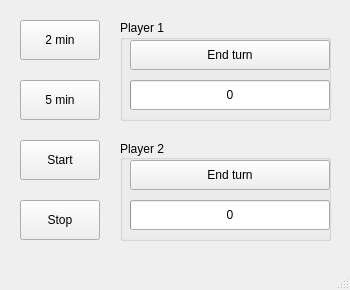
<?xml version="1.0" encoding="UTF-8"?>
<ui version="4.0">
 <class>MainWindow</class>
 <widget class="QMainWindow" name="MainWindow">
  <property name="geometry">
   <rect>
    <x>0</x>
    <y>0</y>
    <width>350</width>
    <height>290</height>
   </rect>
  </property>
  <property name="windowTitle">
   <string>MainWindow</string>
  </property>
  <widget class="QWidget" name="centralwidget">
   <widget class="QPushButton" name="min2">
    <property name="geometry">
     <rect>
      <x>20</x>
      <y>20</y>
      <width>80</width>
      <height>40</height>
     </rect>
    </property>
    <property name="font">
     <font>
      <family>Nirmala UI</family>
     </font>
    </property>
    <property name="text">
     <string>2 min</string>
    </property>
   </widget>
   <widget class="QPushButton" name="min5">
    <property name="geometry">
     <rect>
      <x>20</x>
      <y>80</y>
      <width>80</width>
      <height>40</height>
     </rect>
    </property>
    <property name="font">
     <font>
      <family>Nirmala UI</family>
     </font>
    </property>
    <property name="text">
     <string>5 min</string>
    </property>
   </widget>
   <widget class="QPushButton" name="startGame">
    <property name="geometry">
     <rect>
      <x>20</x>
      <y>140</y>
      <width>80</width>
      <height>40</height>
     </rect>
    </property>
    <property name="font">
     <font>
      <family>Nirmala UI</family>
     </font>
    </property>
    <property name="text">
     <string>Start</string>
    </property>
   </widget>
   <widget class="QPushButton" name="stopGame">
    <property name="geometry">
     <rect>
      <x>20</x>
      <y>200</y>
      <width>80</width>
      <height>40</height>
     </rect>
    </property>
    <property name="font">
     <font>
      <family>Nirmala UI</family>
     </font>
    </property>
    <property name="text">
     <string>Stop</string>
    </property>
   </widget>
   <widget class="QGroupBox" name="groupBox">
    <property name="geometry">
     <rect>
      <x>120</x>
      <y>20</y>
      <width>211</width>
      <height>101</height>
     </rect>
    </property>
    <property name="font">
     <font>
      <family>Nirmala UI</family>
      <italic>false</italic>
      <bold>false</bold>
      <strikeout>false</strikeout>
      <kerning>true</kerning>
     </font>
    </property>
    <property name="title">
     <string>Player 1</string>
    </property>
    <widget class="QPushButton" name="end1">
     <property name="geometry">
      <rect>
       <x>10</x>
       <y>20</y>
       <width>200</width>
       <height>30</height>
      </rect>
     </property>
     <property name="text">
      <string>End turn</string>
     </property>
    </widget>
    <widget class="QProgressBar" name="progressBar1">
     <property name="geometry">
      <rect>
       <x>10</x>
       <y>60</y>
       <width>200</width>
       <height>30</height>
      </rect>
     </property>
     <property name="value">
      <number>0</number>
     </property>
     <property name="format">
      <string>%v</string>
     </property>
    </widget>
   </widget>
   <widget class="QGroupBox" name="groupBox_2">
    <property name="geometry">
     <rect>
      <x>120</x>
      <y>140</y>
      <width>211</width>
      <height>101</height>
     </rect>
    </property>
    <property name="font">
     <font>
      <family>Nirmala UI</family>
      <bold>false</bold>
     </font>
    </property>
    <property name="title">
     <string>Player 2</string>
    </property>
    <property name="alignment">
     <set>Qt::AlignmentFlag::AlignLeading|Qt::AlignmentFlag::AlignLeft|Qt::AlignmentFlag::AlignVCenter</set>
    </property>
    <widget class="QPushButton" name="end2">
     <property name="geometry">
      <rect>
       <x>10</x>
       <y>20</y>
       <width>200</width>
       <height>30</height>
      </rect>
     </property>
     <property name="text">
      <string>End turn</string>
     </property>
    </widget>
    <widget class="QProgressBar" name="progressBar2">
     <property name="geometry">
      <rect>
       <x>10</x>
       <y>60</y>
       <width>200</width>
       <height>30</height>
      </rect>
     </property>
     <property name="value">
      <number>0</number>
     </property>
     <property name="format">
      <string>%v</string>
     </property>
    </widget>
   </widget>
  </widget>
  <widget class="QStatusBar" name="statusBar"/>
 </widget>
 <resources/>
 <connections/>
</ui>
